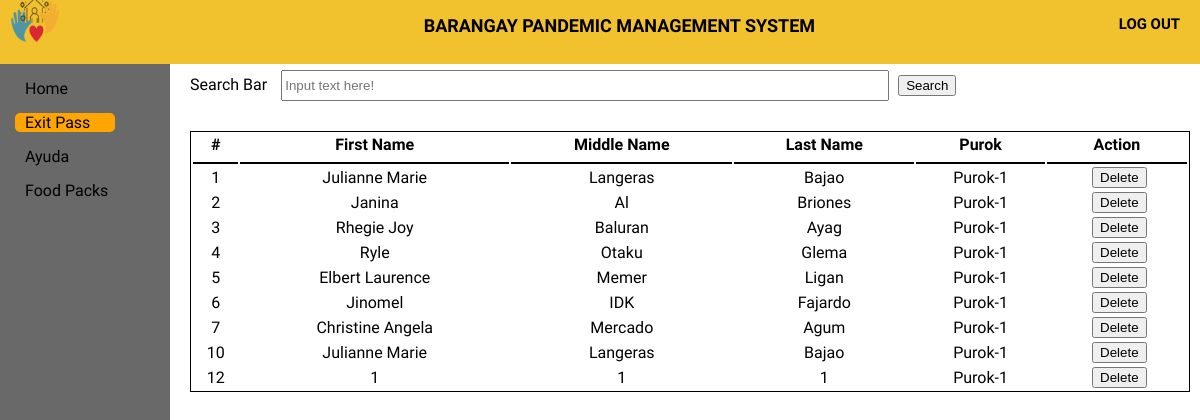
The app's page /ExitPass/exitpass.php (signed in) with its own data.
### tables this page shows
CREATE TABLE `exitpass` (
  `epassID` int(11) NOT NULL,
  `Fname2` varchar(50) NOT NULL,
  `Mname2` varchar(50) NOT NULL,
  `Lname2` varchar(50) NOT NULL,
  `purok2` varchar(50) NOT NULL,
  `barangay` varchar(50) NOT NULL
);

### Connection/session.php (called while the page is built, shortened)
<?php
	require 'db_conn.php';
	$query = $conn->query("SELECT * FROM `users` WHERE `userID` = '$_SESSION[userID]'") or die(mysqli_error());
	$fetch = $query->fetch_array();
	$barangay = $fetch['barangay'];
?>

### ExitPass/exitpass.php (the view, shortened to what this page needs)
<!DOCTYPE html>
<?php
	require '../Connection/session.php';
?>
<html>
<html>
<head>
	<link rel="stylesheet" type="text/css" href="exitpass.css">
</head>
<body>
	<header>
		<div class="log_out">
			<a href="../Logout/logout.php" class="logout_btn"><h5>LOG OUT</h5></a>
		</div>
		<div class="title">
			<h5>BARANGAY PANDEMIC MANAGEMENT SYSTEM</h5>
		</div>
		<div class="logobox">
			<img src="logo1.png" class="logo">
		</div>
	</header>
	<div class="sidebar">
		<a href="../home page/home.php"><span>Home</span></a>
		<a href="../ExitPass/exitpass.php" id="main"><span>Exit Pass</span></a>
		<a href="../Ayuda/Ayuda.php"><span>Ayuda</span></a>
		<a href="../Food pack/Food pack.php"><span>Food Packs</span></a>
	</div>
	<div class="content">
		<form action="eresult.php" method="get">
		<div class="Cheader">
			<label>Search Bar</label>
			<input type="text" name="search" id="searchbar" placeholder="Input text here!">
			<button type="submit" >Search</button>
		</div>
		</form>
		<table class="table1">
		  <tr>
		  	<th>#</th>
		    <th>First Name</th>
		    <th>Middle Name</th>
		    <th>Last Name</th>
		    <th>Purok</th>
		    <th>Action</th>
		  </tr>
		  <tbody>
					<?php
						require '../Connection/db_conn.php';
						$query = $conn->query("SELECT *  FROM `exitpass` WHERE barangay = ('$barangay');") or die(mysqli_error());
						while($fetch = $query->fetch_array()){
					?>
						<tr>
							<td><?php echo $fetch['epassID']?></td>
							<td><?php echo $fetch['Fname2']?></td>
							<td><?php echo $fetch['Mname2']?></td>
							<td><?php echo $fetch['Lname2']?></td>
							<td><?php echo $fetch['purok2']?></td>
    						<td><center></a><a onclick = "confirmationDelete(this); return false;" href = "delete-exitpass.php?epassID=<?php echo $fetch['epassID']?>"><i></i><button> Delete</button></a></center></td>
  </tr>
 					 <?php
						}
					?>
					</tbody>
		</table>
	</div>
</body>
</html>

### ExitPass/exitpass.css (style rules this page uses)
body { margin: 0; padding: 0; font-family: alata; min-height: 100vh; width: 100%; background-color: white; }
header { position: fixed; padding: 0; margin: 0; width: 100%; height: 8%; background: #F2C12E; }
.title { height: 1px; }
.title h5 { margin: 15px; text-align: center; font-size: 18px; margin-left: 10%; }
.log_out { margin-top: -10px; padding: 0; margin-right: 20px; float: right; }
.logout_btn { text-decoration: none; color: black; font-size: 18px; }
.logobox { margin-left: 10px; margin-top: -20px; }
.logo { height: 50px; width: 50px; }
.sidebar { top: 8%; padding: 10px; margin: 0; position: fixed; height: 100%; width: 150px; background-color: dimgray; }
.sidebar a { display: block; margin: 5px; margin-bottom: 15px; padding-left: 10px; text-decoration: none; color: black; box-sizing: border-box; }
.sidebar #main { width: 100px; background-color: orange; border-radius: 5px; }
.content { width: 85%; height: 95%px; position: absolute; margin-top: 5%; margin-left: 15%; }
.Cheader { margin: 10px; margin-bottom: 10px; }
.content button { margin-left: 5px; }
#searchbar { width: 60%; height: 25px; margin-left: 10px; margin-bottom: 20px; }
.table1 { margin: 10px; width: 98%; border: 1px solid black; }
.table1 th, td { text-align: center; }
.table1 th { border-bottom: 2px solid black; border-width: 10%; padding-bottom: 8px; }

### records on screen
exitpass: epassID "1", Fname2 "Julianne Marie", Mname2 "Langeras", Lname2 "Bajao", purok2 "Purok-1"
exitpass: epassID "2", Fname2 "Janina", Mname2 "Al", Lname2 "Briones", purok2 "Purok-1"
exitpass: epassID "3", Fname2 "Rhegie Joy", Mname2 "Baluran", Lname2 "Ayag", purok2 "Purok-1"
exitpass: epassID "4", Fname2 "Ryle", Mname2 "Otaku", Lname2 "Glema", purok2 "Purok-1"
exitpass: epassID "5", Fname2 "Elbert Laurence", Mname2 "Memer", Lname2 "Ligan", purok2 "Purok-1"
exitpass: epassID "6", Fname2 "Jinomel", Mname2 "IDK", Lname2 "Fajardo", purok2 "Purok-1"
exitpass: epassID "7", Fname2 "Christine Angela", Mname2 "Mercado", Lname2 "Agum", purok2 "Purok-1"
exitpass: epassID "10", Fname2 "Julianne Marie", Mname2 "Langeras", Lname2 "Bajao", purok2 "Purok-1"
exitpass: epassID "12", Fname2 "1", Mname2 "1", Lname2 "1", purok2 "Purok-1"
